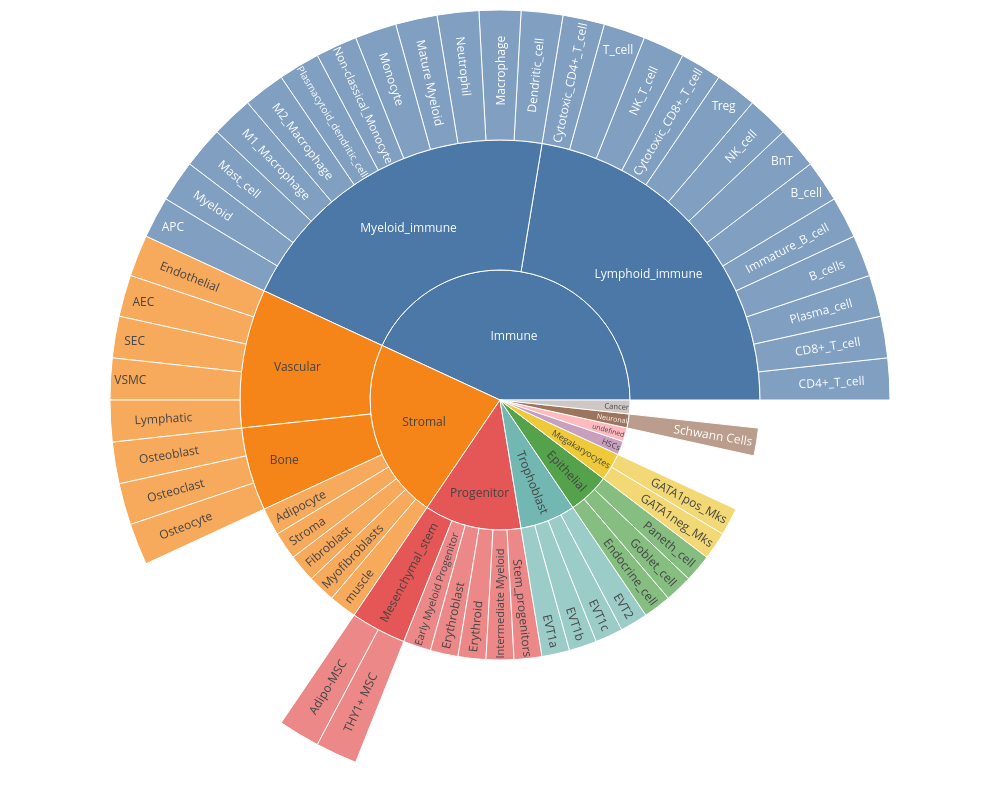

This figure's notebook cell:
### Code cell
def parse_tree_for_sunburst(file_path):
    # Parse the indented tree file and return names and parents for sunburst
    names = []
    parents = []
    stack = []
    with open(file_path, 'r') as f:
        for line in f:
            stripped = line.lstrip()
            indent = len(line) - len(stripped)
            level = indent // 2
            name = stripped.strip()
            if not name:
                continue
            if level == 0:
                parent = ""
            else:
                parent = stack[level - 1]
            if name not in names:  # avoid duplicates
                names.append(name)
                parents.append(parent)
            if len(stack) <= level:
                stack.append(name)
            else:
                stack[level] = name

    return names, parents

def generate_radial_tree(file_path):
    names, parents = parse_tree_for_sunburst(file_path)
    fig = px.sunburst(
        names=names,
        parents=parents,
        width=1000,
        height=800,
        maxdepth=6,
        color_discrete_sequence=px.colors.qualitative.T10
    )

    fig.update_layout(
                        margin=dict(t=10, l=10, r=10, b=10)
                     )

    fig.show()

    fig.write_html(os.path.join(output_path, "sunburst_distribution_all.html"))
    fig.write_image(os.path.join(output_path, "sunburst_distribution_all.svg"))

generate_radial_tree(file_path)

### Figure 1 — Plotly figure (JSON) as saved in the notebook; plotly's stock layout.template omitted (floating-point values rounded to 4 significant figures)
{"data": [{"domain": {"x": [0, 1], "y": [0, 1]}, "hovertemplate": "label=%{label}<br>parent=%{parent}<extra></extra>", "labels": ["Stromal", "Adipocyte", "Vascular", "Endothelial", "AEC", "SEC", "VSMC", "Lymphatic", "Bone", "Osteoblast", "Osteoclast", "Osteocyte", "Stroma", "Fibroblast", "Myofibroblasts", "muscle", "Immune", "Lymphoid_immune", "CD4+_T_cell", "CD8+_T_cell", "Plasma_cell", "B_cells", "Immature_B_cell", "B_cell", "BnT", "NK_cell", "Treg", "Cytotoxic_CD8+_T_cell", "NK_T_cell", "T_cell", "Cytotoxic_CD4+_T_cell", "Myeloid_immune", "Dendritic_cell", "Macrophage", "Neutrophil", "Mature Myeloid", "Monocyte", "Non-classical_Monocyte", "Plasmacytoid_dendritic_cell", "M2_Macrophage", "M1_Macrophage", "Mast_cell", "Myeloid", "APC", "HSCs", "undefined", "Progenitor", "Mesenchymal_stem", "Adipo-MSC", "THY1+ MSC", "Early Myeloid Progenitor", "Erythroblast", "Erythroid", "Intermediate Myeloid", "Stem_progenitors", "Megakaryocytes", "GATA1neg_Mks", "GATA1pos_Mks", "Neuronal", "Schwann Cells", "Cancer", "Epithelial", "Endocrine_cell", "Goblet_cell", "Paneth_cell", "Trophoblast", "EVT1a", "EVT1b", "EVT1c", "EVT2"], "maxdepth": 6, "name": "", "parents": ["", "Stromal", "Stromal", "Vascular", "Vascular", "Vascular", "Vascular", "Vascular", "Stromal", "Bone", "Bone", "Bone", "Stromal", "Stromal", "Stromal", "Stromal", "", "Immune", "Lymphoid_immune", "Lymphoid_immune", "Lymphoid_immune", "Lymphoid_immune", "Lymphoid_immune", "Lymphoid_immune", "Lymphoid_immune", "Lymphoid_immune", "Lymphoid_immune", "Lymphoid_immune", "Lymphoid_immune", "Lymphoid_immune", "Lymphoid_immune", "Immune", "Myeloid_immune", "Myeloid_immune", "Myeloid_immune", "Myeloid_immune", "Myeloid_immune", "Myeloid_immune", "Myeloid_immune", "Myeloid_immune", "Myeloid_immune", "Myeloid_immune", "Myeloid_immune", "Myeloid_immune", "", "", "", "Progenitor", "Mesenchymal_stem", "Mesenchymal_stem", "Progenitor", "Progenitor", "Progenitor", "Progenitor", "Progenitor", "", "Megakaryocytes", "Megakaryocytes", "", "Neuronal", "", "", "Epithelial", "Epithelial", "Epithelial", "", "Trophoblast", "Trophoblast", "Trophoblast", "Trophoblast"], "type": "sunburst"}], "layout": {"height": 800, "legend": {"tracegroupgap": 0}, "margin": {"b": 10, "l": 10, "r": 10, "t": 10}, "sunburstcolorway": ["#4C78A8", "#F58518", "#E45756", "#72B7B2", "#54A24B", "#EECA3B", "#B279A2", "#FF9DA6", "#9D755D", "#BAB0AC"], "width": 1000}}
